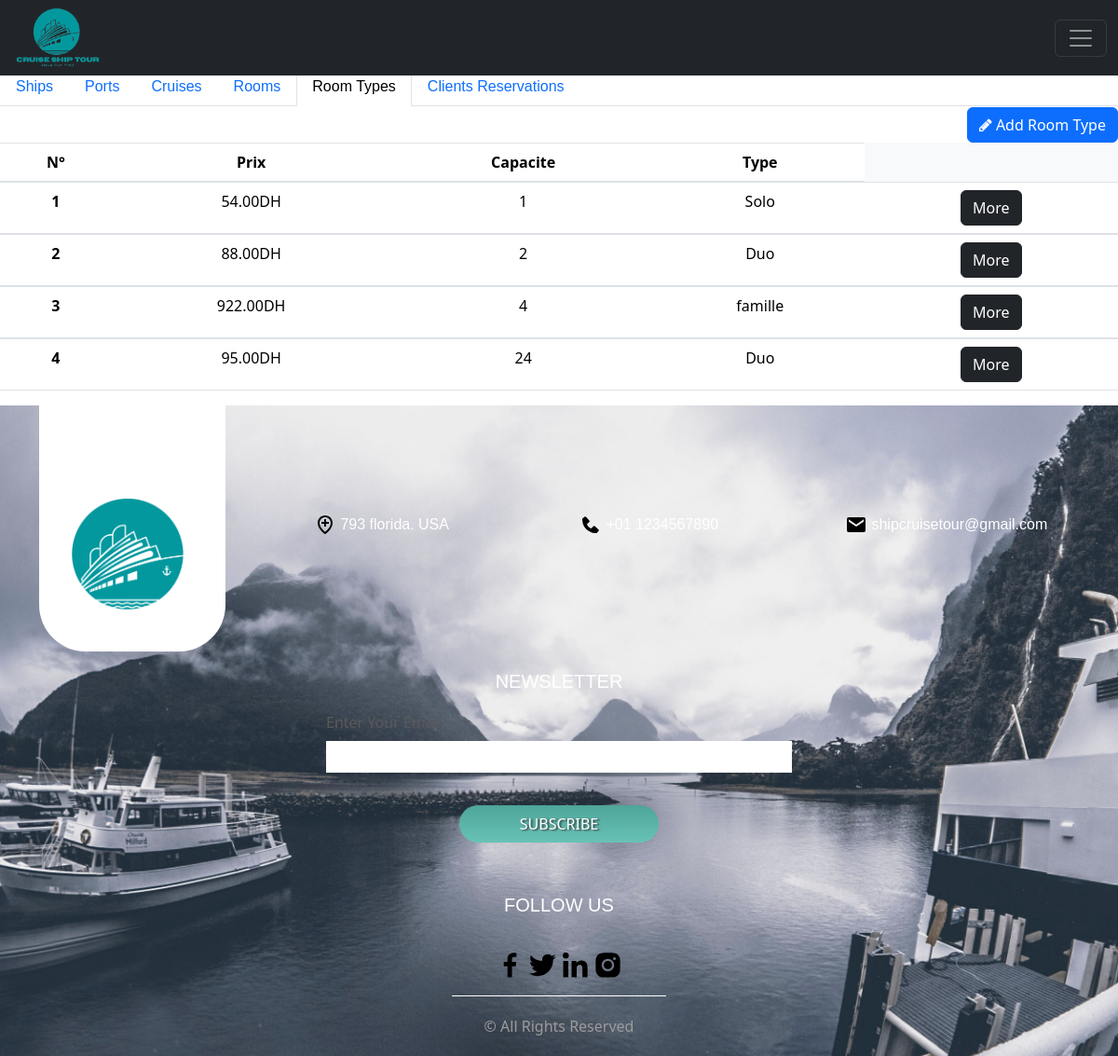
The app's page /roomtypes (signed in), older data.
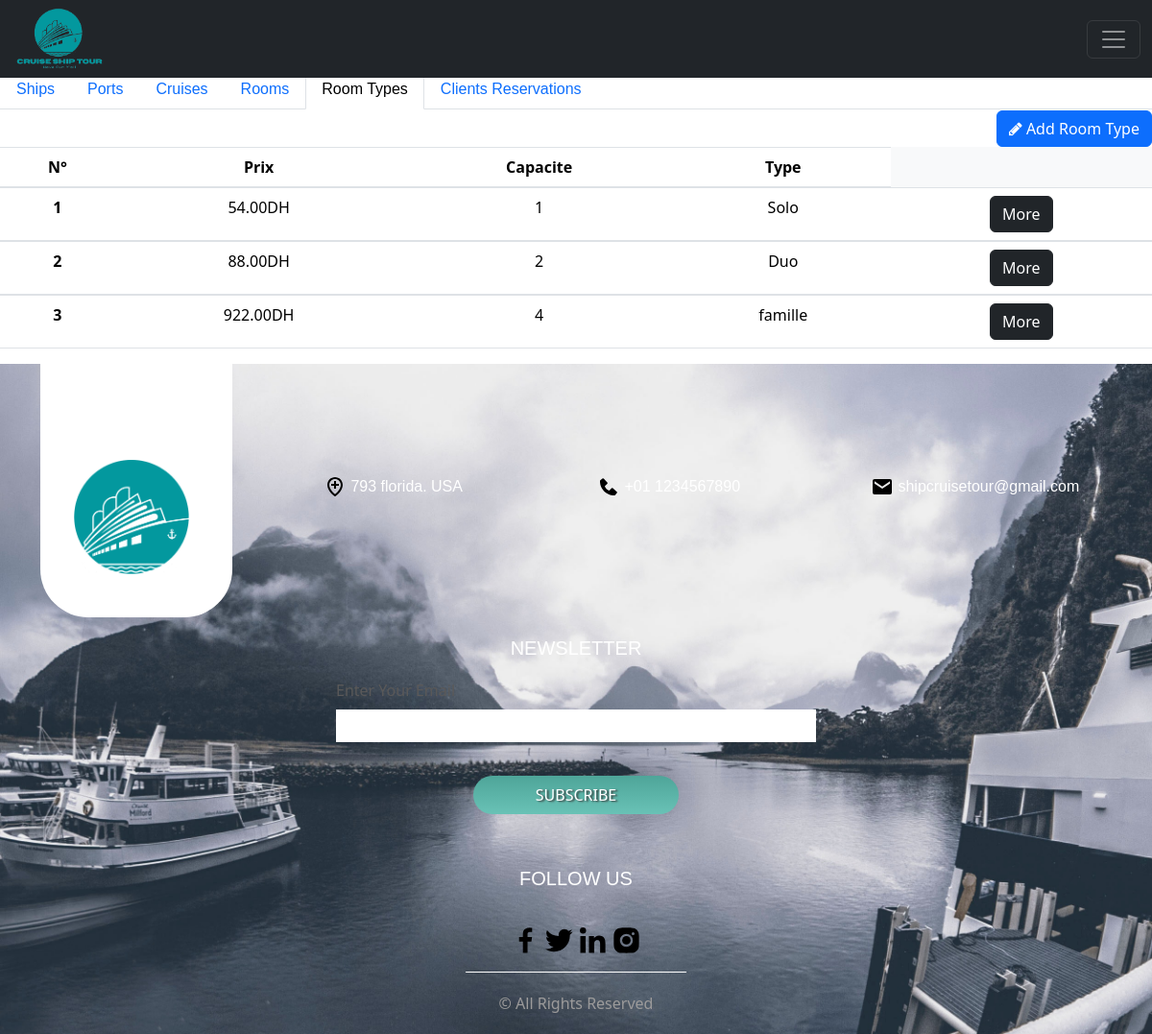
The same page, newer data.
### tables this page shows
CREATE TABLE `roomtypes` (
  `id` int(2) NOT NULL,
  `prix` int(10) NOT NULL,
  `capacite` int(2) NOT NULL,
  `type` varchar(20) NOT NULL
);

### app/controllers/RoomTypes.php (called while the page is built, shortened)
<?php
  class RoomTypes extends Controller{
  protected $roomtypeModel;
    public function __construct(){
      $this->roomtypeModel = $this->model('RoomType');
    }
    public function index(){
      $roomtypes = $this->roomtypeModel->getRoomTypes();
      $data = [
        'roomtypes' => $roomtypes
      ];
      $this->view('roomtypes/index', $data);
    }
  }

### app/libraries/Core.php (called while the page is built, shortened)
<?php
  class Core {
    protected $currentMethod = 'index';
    public function __construct(){
      $url = $this->getUrl();
            if(file_exists('../app/controllers/'.ucwords($url[0]).'.php')){
        unset($url[0]);
      }
      $this->currentController = new $this->currentController;
      $this->params = $url ? array_values($url) : [];
      call_user_func_array([$this->currentController, $this->currentMethod], $this->params);
    }
    public function getUrl(){
        if(isset($_GET['url'])){
          $url = rtrim($_GET['url'], '/');
          $url = filter_var($url, FILTER_SANITIZE_URL);
          $url = explode('/', $url);
          return $url;
        }
    }
  }

### public/index.php (called while the page is built, shortened)
<?php
  $init = new Core;

### app/libraries/Database.php (called while the page is built, shortened)
<?php
class Database {
	private $host = DB_HOST;
	private $user = DB_USER;
	private $pass = DB_PASS;
	private $dbname = DB_NAME;
	private $dbh;
	private $stmt;
	public function __construct() {
		$dsn = 'mysql:host=' . $this->host . ';dbname=' . $this->dbname;
		$options = array (
			PDO::ATTR_PERSISTENT => true,
			PDO::ATTR_ERRMODE => PDO::ERRMODE_EXCEPTION
		);
		try {
			$this->dbh = new PDO ($dsn, $this->user, $this->pass, $options);
		}
		catch ( PDOException $e ) {
			$this->error = $e->getMessage();
		}
	}
	public function query($query) {
		 $this->stmt = $this->dbh->prepare($query);
	}
	public function execute(){
		return $this->stmt->execute();
	}
	public function resultset(){
		$this->execute();
		return $this->stmt->fetchAll(PDO::FETCH_OBJ);
	}
}

### app/models/RoomType.php (called while the page is built, shortened)
<?php
  class RoomType {
    private $db;
    public function __construct(){
      $this->db = new Database;
    }
    public function getRoomTypes(){
      $this->db->query("SELECT * FROM roomtypes");
      $results = $this->db->resultset();
      return $results;
    }
  }

### app/views/roomtypes/index.php (the view, shortened to what this page needs)
<?php require APPROOT . '/views/inc/header.php'; ?>
 <nav>
  <div class="nav nav-tabs" id="nav-tab" role="tablist">
    <a class="nav-link" href="<?= URLROOT; ?>/ships" >Ships</a>
    <a class="nav-link" href="<?= URLROOT; ?>/ports">Ports</a>
    <a class="nav-link" href="<?= URLROOT; ?>/cruises">Cruises</a>
    <a class="nav-link" href="<?= URLROOT; ?>/rooms">Rooms</a>
    <a class="nav-link active" href="<?= URLROOT; ?>/roomtypes">Room Types</a>
    <a class="nav-link " href="<?= URLROOT; ?>/clientsreservations">Clients Reservations</a>
  </div>
</nav>
<div class="tab-content" id="nav-tabContent">
  <div class="tab-pane fade show active" id="nav-contact" role="tabpanel" aria-labelledby="nav-contact-tab" tabindex="0"><table class="table bg-light ">
  <div class="col-md-6 ">
    </div>
  <div class="col-ml-6">
      <a class="btn btn-primary pull-right" href="<?php echo URLROOT; ?>/roomtypes/add"><i class="fa fa-pencil" aria-hidden="true"></i> Add Room Type</a>
    </div>
  <thead class="text-center">
    <tr>
      <th scope="col">N°</th>
      <th scope="col">Prix</th>
      <th scope="col">Capacite</th>
      <th scope="col">Type</th>
    </tr>
  </thead>
  <?php foreach($data['roomtypes'] as $roomtype) : ?>
  <tbody class="text-center">
    <tr>
      <th scope="row" class="counterCell"></th>
      <td><?php printf("%.2f",$roomtype->prix ) ; ?>DH</td>
      <td><?php echo $roomtype->capacite; ?></td>
      <td><?php echo $roomtype->type; ?></td>
      <td>  <a class="btn btn-dark" href="<?php echo URLROOT; ?>/roomtypes/show/<?php echo $roomtype->id; ?>">More</a>
</td>
   </tr>
  </tbody>
  <?php endforeach; ?>
</table></div>
</div>
<?php require APPROOT . '/views/inc/footer.php'; ?>

Row changes from the older to the newer data that the page shows:
removed roomtypes: prix "95.00", capacite "24", type "Duo"
